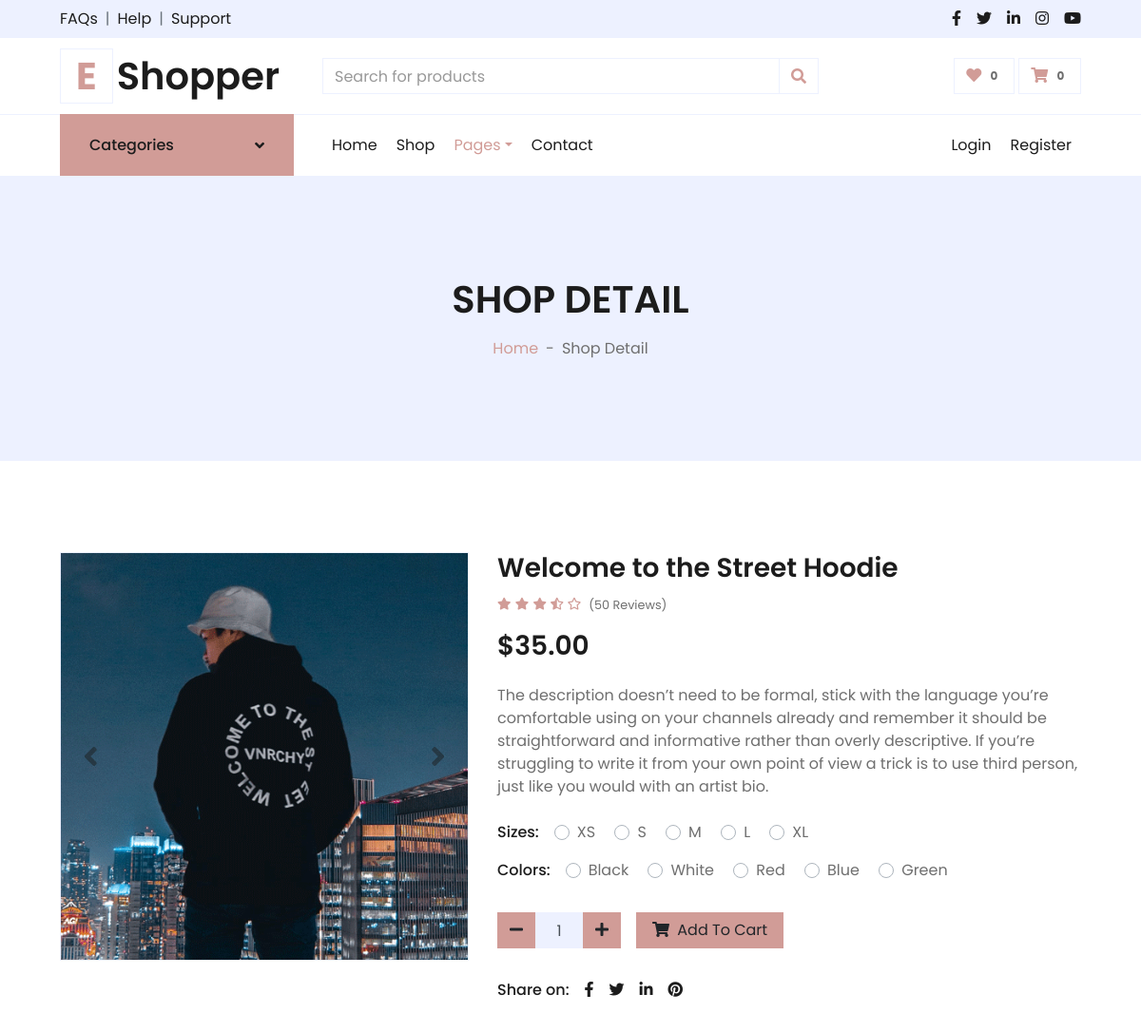
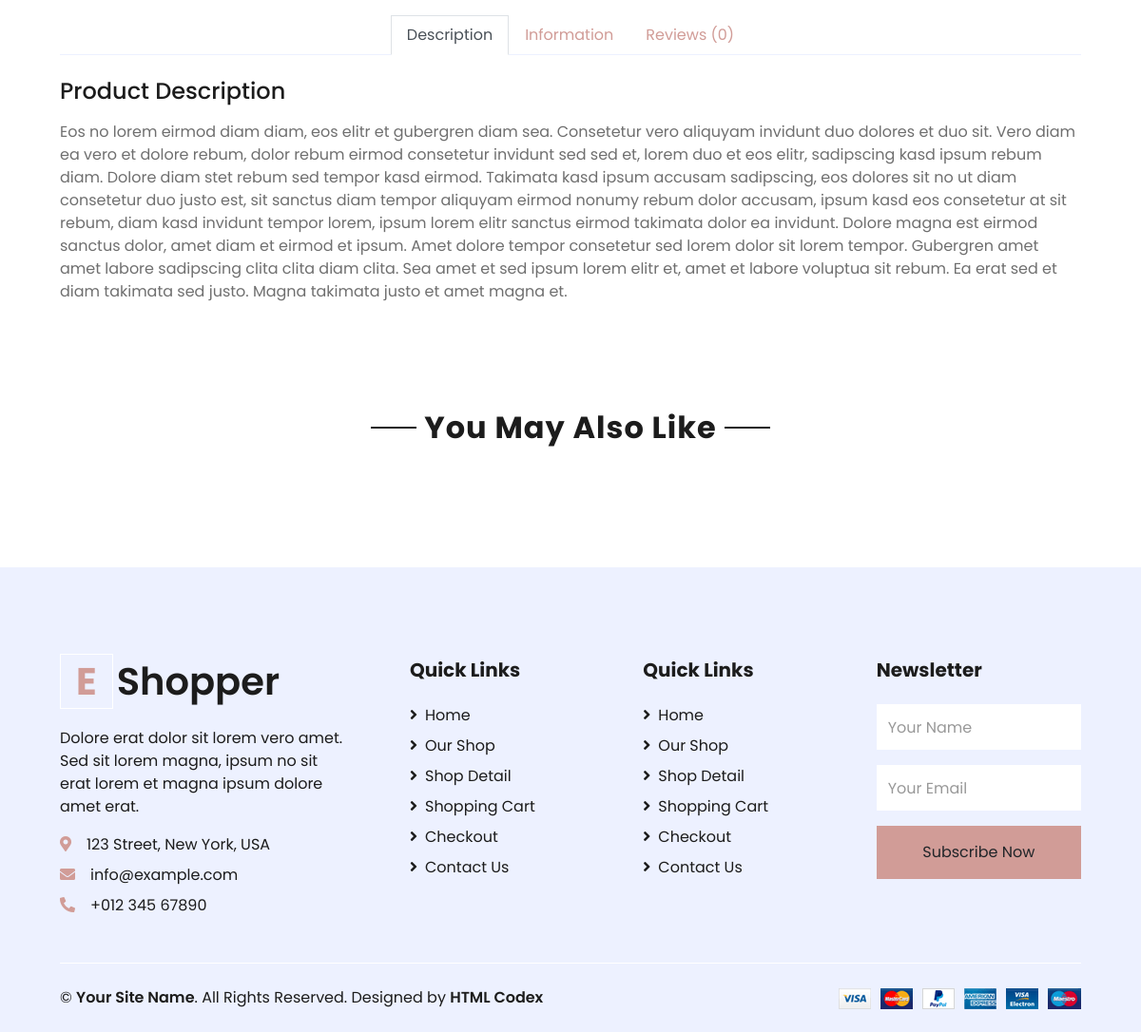
/products/6, run on the app's committed database (2 pictures, top to bottom).
### online_shop/models.py (models this page shows, shortened)
class Product(models.Model):
    product_code = models.CharField(max_length=10)
    product_name = models.CharField(max_length=50)
    price = models.IntegerField()
    product_desc_short = models.TextField()
    product_desc_long = models.TextField()
    product_information = models.TextField()
    product_photo = models.ImageField(upload_to='product_photo', blank=True)
    categories = models.ManyToManyField(Category)
    trendy = models.BooleanField(default=False)
    new_product = models.BooleanField(default=False)

### online_shop/views.py (the view)
# urls.py: path('products/<int:id>', views.ProductDetailView.as_view(), name='product-detail'),
class ProductDetailView(View):
    def get(self, request, id):
        product = Product.objects.get(pk=id)
        new_product = Product.objects.filter(new_product=True)[:8]
        return render(request, 'online_shop/product_detail.html', {
            'product': product,
            'products_recommendation': new_product,
            })

### online_shop/context_processors.py (called while the page is built)
def check_user_logged_in(request):
    is_logged_in = request.user.is_authenticated
    return {'user_logged_in': is_logged_in}

### online_shop/templates/online_shop/product_detail.html (shortened to what this page needs)
{% extends 'base.html' %}
{% load static %}
{% block navbar %}
    {% include 'online_shop/navbar.html' %}
{% endblock navbar %}
{% block content %}
    <div class="container-fluid bg-secondary mb-5">
        <div class="d-flex flex-column align-items-center justify-content-center" style="min-height: 300px">
            <h1 class="font-weight-semi-bold text-uppercase mb-3">Shop Detail</h1>
            <div class="d-inline-flex">
                <p class="m-0"><a href="">Home</a></p>
                <p class="m-0 px-2">-</p>
                <p class="m-0">Shop Detail</p>
            </div>
        </div>
    </div>
    <div class="container-fluid py-5">
        <div class="row px-xl-5">
            <div class="col-lg-5 pb-5">
                <div id="product-carousel" class="carousel slide" data-ride="carousel">
                    <div class="carousel-inner border">
                        <div class="carousel-item active">
                            <img class="w-100 h-100" src="{{product.product_photo.url}}" alt="Image">
                        </div>
                    </div>
                    <a class="carousel-control-prev" href="#product-carousel" data-slide="prev">
                        <i class="fa fa-2x fa-angle-left text-dark"></i>
                    </a>
                    <a class="carousel-control-next" href="#product-carousel" data-slide="next">
                        <i class="fa fa-2x fa-angle-right text-dark"></i>
                    </a>
                </div>
            </div>
            <div class="col-lg-7 pb-5">
                <h3 class="font-weight-semi-bold">{{product.product_name}}</h3>
                <div class="d-flex mb-3">
                    <div class="text-primary mr-2">
                        <small class="fas fa-star"></small>
                        <small class="fas fa-star"></small>
                        <small class="fas fa-star"></small>
                        <small class="fas fa-star-half-alt"></small>
                        <small class="far fa-star"></small>
                    </div>
                    <small class="pt-1">(50 Reviews)</small>
                </div>
                <h3 class="font-weight-semi-bold mb-4">${{product.price}}.00</h3>
                <p class="mb-4">{{product.product_desc_short}}</p>
                <div class="d-flex mb-3">
                    <p class="text-dark font-weight-medium mb-0 mr-3">Sizes:</p>
                    <form id="size-form">
                        <div class="custom-control custom-radio custom-control-inline">
                            <label class="custom-control-label" for="size-1">XS</label>
                        </div>
                        <div class="custom-control custom-radio custom-control-inline">
                            <label class="custom-control-label" for="size-2">S</label>
                        </div>
                        <div class="custom-control custom-radio custom-control-inline">
                            <label class="custom-control-label" for="size-3">M</label>
                        </div>
                        <div class="custom-control custom-radio custom-control-inline">
                            <label class="custom-control-label" for="size-4">L</label>
                        </div>
                        <div class="custom-control custom-radio custom-control-inline">
                            <label class="custom-control-label" for="size-5">XL</label>
                        </div>
                    </form>
                </div>
                <div class="d-flex mb-4">
                    <p class="text-dark font-weight-medium mb-0 mr-3">Colors:</p>
                    <form>
                        <div class="custom-control custom-radio custom-control-inline">
                            <label class="custom-control-label" for="color-1">Black</label>
                        </div>
                        <div class="custom-control custom-radio custom-control-inline">
                            <label class="custom-control-label" for="color-2">White</label>
                        </div>
                        <div class="custom-control custom-radio custom-control-inline">
                            <label class="custom-control-label" for="color-3">Red</label>
                        </div>
                        <div class="custom-control custom-radio custom-control-inline">
                            <label class="custom-control-label" for="color-4">Blue</label>
                        </div>
                        <div class="custom-control custom-radio custom-control-inline">
                            <label class="custom-control-label" for="color-5">Green</label>
                        </div>
                    </form>
                </div>
                <div class="d-flex align-items-center mb-4 pt-2">
                    <div class="input-group quantity mr-3" style="width: 130px;">
                        <div class="input-group-btn">
                            <button class="btn btn-primary btn-minus" >
                            <i class="fa fa-minus"></i>
                            </button>
                        </div>
                        <input id="order-quantity" type="text" class="form-control bg-secondary text-center" value="1">
                        <div class="input-group-btn">
                            <button class="btn btn-primary btn-plus">
                                <i class="fa fa-plus"></i>
                            </button>
                        </div>
                    </div>
                    <button id="add-to-cart" data-action="mod" data-id={{product.id}} data-price={{product.price}} class="btn btn-primary px-3"><i class="fa fa-shopping-cart mr-1"></i> Add To Cart</button>
                </div>
                <div class="d-flex pt-2">
                    <p class="text-dark font-weight-medium mb-0 mr-2">Share on:</p>
                    <div class="d-inline-flex">
                        <a class="text-dark px-2" href="">
                            <i class="fab fa-facebook-f"></i>
                        </a>
                        <a class="text-dark px-2" href="">
                            <i class="fab fa-twitter"></i>
                        </a>
                        <a class="text-dark px-2" href="">
                            <i class="fab fa-linkedin-in"></i>
                        </a>
                        <a class="text-dark px-2" href="">
                            <i class="fab fa-pinterest"></i>
                        </a>
                    </div>
                </div>
            </div>
        </div>
        <div class="row px-xl-5">
            <div class="col">
                <div class="nav nav-tabs justify-content-center border-secondary mb-4">
                    <a class="nav-item nav-link active" data-toggle="tab" href="#tab-pane-1">Description</a>
                    <a class="nav-item nav-link" data-toggle="tab" href="#tab-pane-2">Information</a>
                    <a class="nav-item nav-link" data-toggle="tab" href="#tab-pane-3">Reviews (0)</a>
                </div>
                <div class="tab-content">
                    <div class="tab-pane fade show active" id="tab-pane-1">
                        <h4 class="mb-3">Product Description</h4>
                        <p>{{product.product_desc_long}}</p>
                    </div>
                </div>
            </div>
        </div>
    </div>
    <div class="container-fluid py-5">
        <div class="text-center mb-4">
            <h2 class="section-title px-5"><span class="px-2">You May Also Like</span></h2>
        </div>
        </div>
{% endblock content %}

### data on the page
Product: product_photo (picture), product_name "Welcome to the Street Hoodie", price "35", product_desc_short "The description doesn’t need to be formal, stick with the language you’re comfortable using on your channels already and remember it should be straightforward and informative rather than overly descriptive. If you’re struggling to write it from your own point of view a trick is to use third person, just like you would with an artist bio.", product_desc_long "Eos no lorem eirmod diam diam, eos elitr et gubergren diam sea. Consetetur vero aliquyam invidunt duo dolores et duo sit. Vero diam ea vero et dolore rebum, dolor rebum eirmod consetetur invidunt sed sed et, lorem duo et eos elitr, sadipscing kasd ipsum rebum diam. Dolore diam stet rebum sed tempor kasd eirmod. Takimata kasd ipsum accusam sadipscing, eos dolores sit no ut diam consetetur duo justo est, sit sanctus diam tempor aliquyam eirmod nonumy rebum dolor accusam, ipsum kasd eos consetetur at sit rebum, diam kasd invidunt tempor lorem, ipsum lorem elitr sanctus eirmod takimata dolor ea invidunt. Dolore magna est eirmod sanctus dolor, amet diam et eirmod et ipsum. Amet dolore tempor…"
